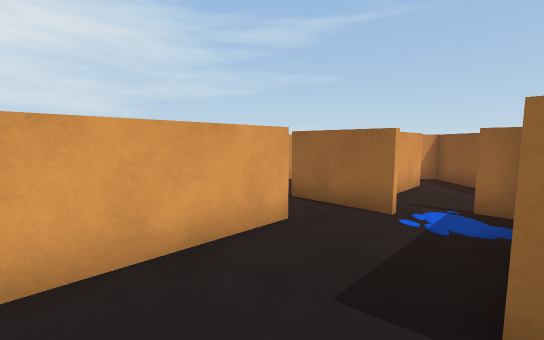
view 1 (above)

14 first-person views from a walk through a Unity game level. The camera is 1.5 m above the floor, tilts 6° down and sees 90° across. The floor is counted in squares, 1 m on a side. Each view is taken from the middle of a square. On the plan, view 1 faces up. The plan holds only what a view shows up to about 14 squares ahead; the rest is blank. Some animated figures are not drawn.

view 2
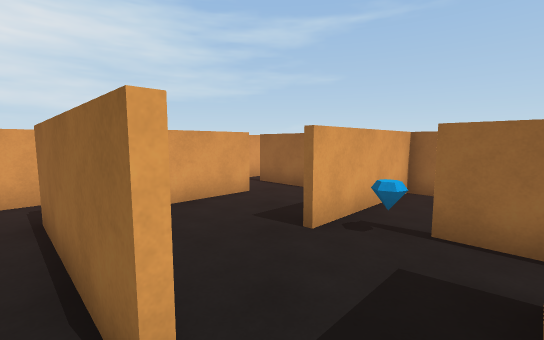

view 3
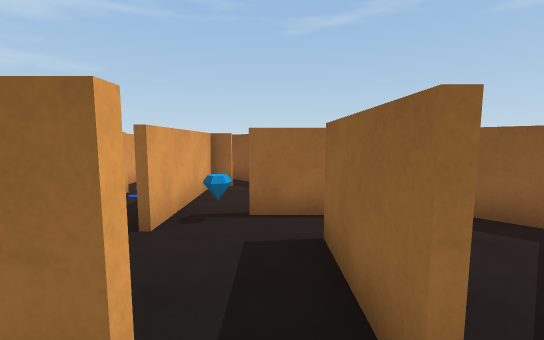

view 4
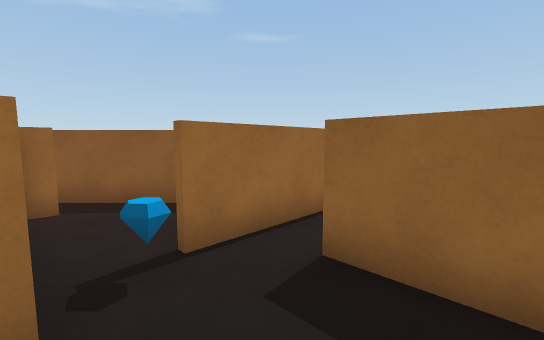

view 5
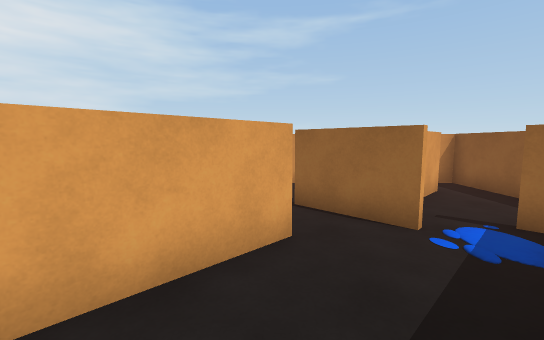

view 6
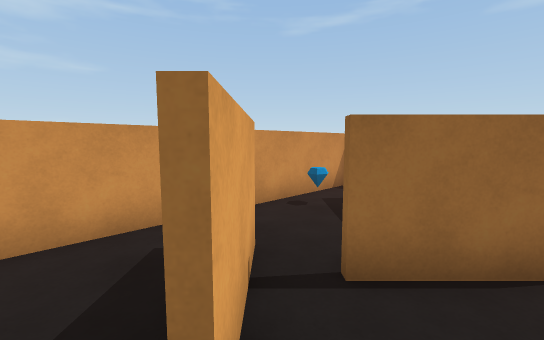

view 7
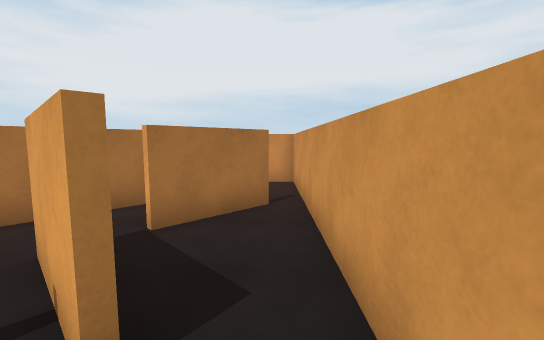

view 8
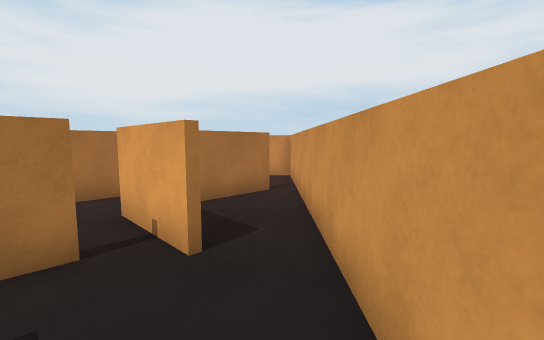

view 9
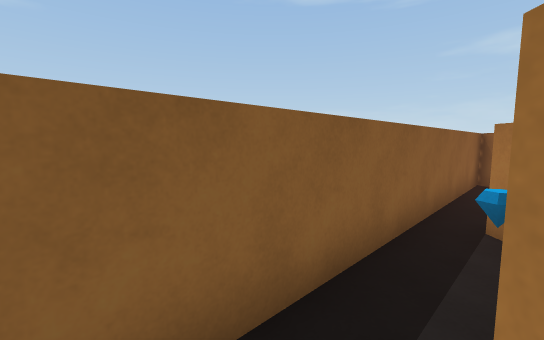

view 10
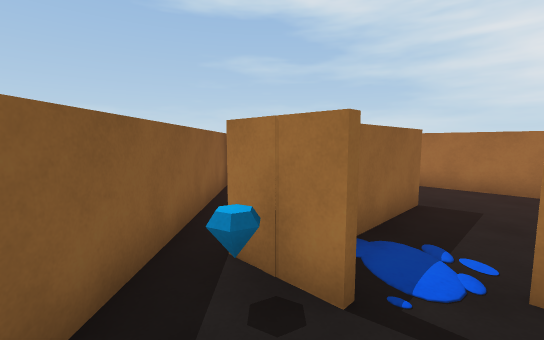

view 11
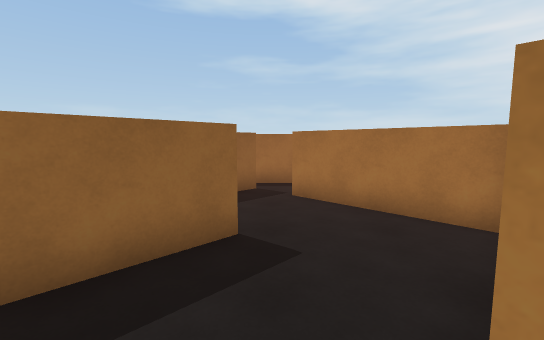

view 12
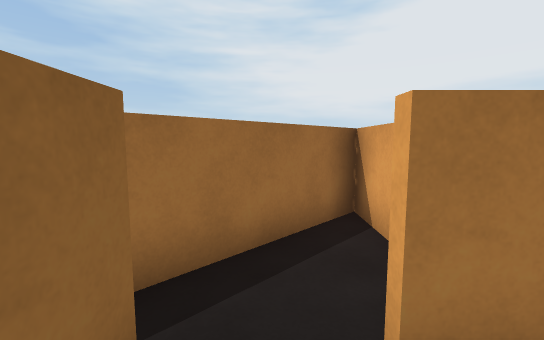

view 13
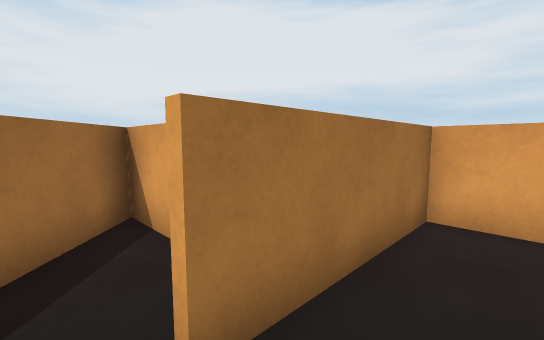

view 14
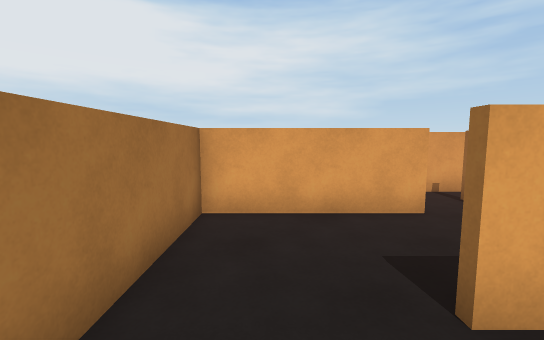

### Floor plan
Points are (right, up) in squares from view 1. A wall is a line through its corners. A room is listed if a view was taken in it or the views show most of it. See-through windows are left out.
Room 1 (views 1, 4, 5, 12, 13, 14)
walls: (1.5, 1.6) (3.6, 3.8); (0.3, 5.2) (-3, 1.9) (0.5, -1.6); (1.5, -2.6) (3.5, -0.6); (5.8, -1.1) (3.4, 1.2)
ways out: opening at (1, -1) to room 2; opening at (3, 5) to room 5; opening at (1, 5) to room 6; opening at (3, 1) to room 7
objects: other object (3, 1)
Room 2 (views 2, 3)
walls: (0.3, -1.7) (-3.1, 1.8); (-2, -2.5) (-3, -3.5); (-3, -3.8) (1.6, -3.8)
ways out: opening at (1, -1) to room 1
Room 3 (view 6)
walls: (-4.5, 10) (-2.4, 7.9); (0.5, 10.8) (-4.5, 10.8); (-4.4, 7) (-2.6, 5.1)
ways out: opening at (0, 10) to room 4; opening at (-2, 6) to room 6
Room 4 (views 7, 8, 9)
walls: (0.6, 8.9) (-0.1, 8.2); (0.6, 7.6) (1.2, 7); (5.5, 10.8) (0.5, 10.8)
ways out: opening at (0, 10) to room 3; opening at (5, 10) to room 5
objects: other object (3, 10)
Room 5 (view 10)
walls: (4.3, 5.8) (5.6, 4.5); (5.1, 9.3) (3.1, 7.2); (6.5, 5.1) (6.5, 10.8) (5.5, 10.8)
ways out: opening at (3, 5) to room 1; opening at (5, 10) to room 4
Room 6 (view 11)
walls: (-0.1, 8.2) (-1.5, 6.9); (2.5, 5.4) (0.5, 7.5)
ways out: opening at (1, 5) to room 1; opening at (-2, 6) to room 3
Room 7 (no view inside)
walls: (5.5, 4.3) (5, 4.8) (1.6, 1.5); (4.7, 5.1) (4.1, 5.6); (6.5, -1.6) (6.5, 5.1)
ways out: opening at (3, 1) to room 1
objects: other object (4, 4)

Positions as (right, up) in squares from view 1, and headings:
1: (0, 0), facing up
2: (1, -3), facing up
3: (0, -3), facing up-right
4: (0, 0), facing right
5: (0, 1), facing up
6: (-2, 6), facing up-right
7: (2, 10), facing left
8: (4, 10), facing left
9: (5, 10), facing down-right
10: (5, 8), facing down
11: (1, 6), facing down
12: (2, -1), facing down-left
13: (2, -1), facing left
14: (2, -1), facing up-left
